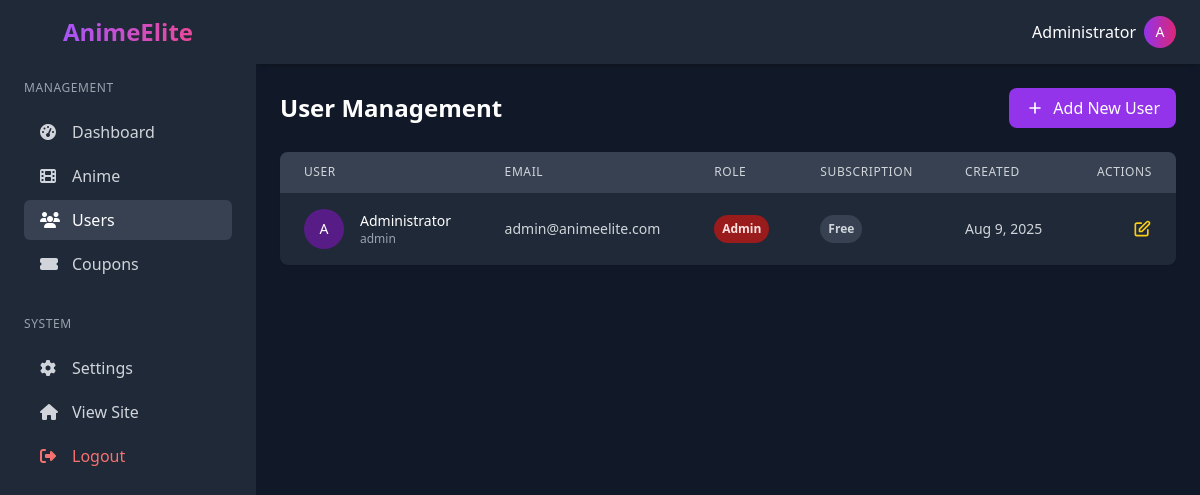
/admin/user_management.php (signed in), run on the app's committed database.
### tables this page shows
CREATE TABLE IF NOT EXISTS users (
    id INT AUTO_INCREMENT PRIMARY KEY,
    username VARCHAR(50) NOT NULL UNIQUE,
    email VARCHAR(100) NOT NULL UNIQUE,
    password VARCHAR(255) NOT NULL,
    display_name VARCHAR(100),
    avatar VARCHAR(255),
    role ENUM('user', 'admin') DEFAULT 'user',
    created_at TIMESTAMP DEFAULT CURRENT_TIMESTAMP,
    updated_at TIMESTAMP DEFAULT CURRENT_TIMESTAMP ON UPDATE CURRENT_TIMESTAMP
);

### admin/user_management.php (the view, shortened to what this page needs)
<?php
require_once 'includes/header.php';
$users = [];
$action = isset($_GET['action']) ? $_GET['action'] : 'list';
$current_page = isset($_GET['page']) ? max(1, intval($_GET['page'])) : 1;
$items_per_page = 10;
$form_user = [
    'id' => '',
    'username' => '',
    'email' => '',
    'display_name' => '',
    'avatar' => '',
    'role' => 'user'
];
try {
    $stmt = $pdo->query("SELECT COUNT(*) FROM users");
    $total_items = $stmt->fetchColumn();
    $total_pages = ceil($total_items / $items_per_page);
    $current_page = min($current_page, max(1, $total_pages));
    $offset = ($current_page - 1) * $items_per_page;
    $stmt = $pdo->prepare("SELECT u.*,
                          (SELECT COUNT(*) FROM subscriptions s WHERE s.user_id = u.id AND s.status = 'active' AND s.end_date > NOW()) as has_subscription
                          FROM users u
                          ORDER BY u.created_at DESC
                          LIMIT ? OFFSET ?");
    $stmt->bindParam(1, $items_per_page, PDO::PARAM_INT);
    $stmt->bindParam(2, $offset, PDO::PARAM_INT);
    $stmt->execute();
    $users = $stmt->fetchAll(PDO::FETCH_ASSOC);
} catch (PDOException $e) {
    $error = "Database error: " . $e->getMessage();
}
?>
<div class="flex justify-between items-center mb-6">
    <h1 class="text-2xl font-semibold">User Management</h1>
    <?php if ($action === 'list'): ?>
    <a href="user_management.php?action=add" class="bg-purple-600 hover:bg-purple-700 text-white font-medium py-2 px-4 rounded-lg transition-colors flex items-center">
        <svg class="w-5 h-5 mr-2" fill="none" stroke="currentColor" viewBox="0 0 24 24" xmlns="http://www.w3.org/2000/svg">
            <path stroke-linecap="round" stroke-linejoin="round" stroke-width="2" d="M12 6v6m0 0v6m0-6h6m-6 0H6"></path>
        </svg>
        Add New User
    </a>
    <?php endif; ?>
</div>
<?php if ($action === 'add'): ?>
<div class="bg-gray-800 rounded-lg shadow-sm p-6">
    <h2 class="text-xl font-medium mb-6">Add New User</h2>
    <form action="user_management.php" method="post">
        <input type="hidden" name="action" value="add_user">
        <div class="grid grid-cols-1 md:grid-cols-2 gap-6">
            <div class="col-span-1">
                <label for="username" class="block text-sm font-medium text-gray-300 mb-2">Username *</label>
                <input type="text" id="username" name="username" value="<?= htmlspecialchars($form_user['username']) ?>" required
                    class="w-full bg-gray-700 border border-gray-600 rounded-md py-2 px-4 text-white focus:outline-none focus:border-purple-500">
                <p class="text-xs text-gray-400 mt-1">Username cannot be changed after creation</p>
            </div>
            <div class="col-span-1">
                <label for="email" class="block text-sm font-medium text-gray-300 mb-2">Email *</label>
                <input type="email" id="email" name="email" value="<?= htmlspecialchars($form_user['email']) ?>" required
                    class="w-full bg-gray-700 border border-gray-600 rounded-md py-2 px-4 text-white focus:outline-none focus:border-purple-500">
            </div>
            <div class="col-span-1">
                <label for="display_name" class="block text-sm font-medium text-gray-300 mb-2">Display Name</label>
                <input type="text" id="display_name" name="display_name" value="<?= htmlspecialchars($form_user['display_name']) ?>"
                    class="w-full bg-gray-700 border border-gray-600 rounded-md py-2 px-4 text-white focus:outline-none focus:border-purple-500">
                <p class="text-xs text-gray-400 mt-1">Leave blank to use username</p>
            </div>
            <div class="col-span-1">
                <label for="avatar" class="block text-sm font-medium text-gray-300 mb-2">Avatar URL</label>
                <input type="url" id="avatar" name="avatar" value="<?= htmlspecialchars($form_user['avatar']) ?>"
                    placeholder="https://example.com/avatar.jpg"
                    class="w-full bg-gray-700 border border-gray-600 rounded-md py-2 px-4 text-white focus:outline-none focus:border-purple-500">
            </div>
            <div class="col-span-1">
                <label for="role" class="block text-sm font-medium text-gray-300 mb-2">Role</label>
                <select id="role" name="role"
                    class="w-full bg-gray-700 border border-gray-600 rounded-md py-2 px-4 text-white focus:outline-none focus:border-purple-500">
                    <option value="user" <?= $form_user['role'] === 'user' ? 'selected' : '' ?>>User</option>
                    <option value="admin" <?= $form_user['role'] === 'admin' ? 'selected' : '' ?>>Admin</option>
                </select>
            </div>
            <div class="col-span-1">
                <label for="password" class="block text-sm font-medium text-gray-300 mb-2">Password *</label>
                <input type="password" id="password" name="password" required
                    class="w-full bg-gray-700 border border-gray-600 rounded-md py-2 px-4 text-white focus:outline-none focus:border-purple-500">
            </div>
            <div class="col-span-1">
                <label for="confirm_password" class="block text-sm font-medium text-gray-300 mb-2">Confirm Password *</label>
                <input type="password" id="confirm_password" name="confirm_password" required
                    class="w-full bg-gray-700 border border-gray-600 rounded-md py-2 px-4 text-white focus:outline-none focus:border-purple-500">
            </div>
        </div>
        <div class="mt-6 flex justify-end space-x-3">
            <a href="user_management.php" class="px-4 py-2 bg-gray-700 text-white rounded-md hover:bg-gray-600 transition-colors">
                Cancel
            </a>
            <button type="submit" class="px-4 py-2 bg-purple-600 text-white rounded-md hover:bg-purple-700 transition-colors">
                Add User
            </button>
        </div>
    </form>
</div>
<?php elseif ($action === 'list'): ?>
<div class="bg-gray-800 rounded-lg overflow-hidden shadow-sm">
    <div class="overflow-x-auto">
        <table class="min-w-full divide-y divide-gray-700">
            <thead class="bg-gray-700">
                <tr>
                    <th scope="col" class="px-6 py-3 text-left text-xs font-medium text-gray-300 uppercase tracking-wider">User</th>
                    <th scope="col" class="px-6 py-3 text-left text-xs font-medium text-gray-300 uppercase tracking-wider">Email</th>
                    <th scope="col" class="px-6 py-3 text-left text-xs font-medium text-gray-300 uppercase tracking-wider">Role</th>
                    <th scope="col" class="px-6 py-3 text-left text-xs font-medium text-gray-300 uppercase tracking-wider">Subscription</th>
                    <th scope="col" class="px-6 py-3 text-left text-xs font-medium text-gray-300 uppercase tracking-wider">Created</th>
                    <th scope="col" class="px-6 py-3 text-right text-xs font-medium text-gray-300 uppercase tracking-wider">Actions</th>
                </tr>
            </thead>
            <tbody class="divide-y divide-gray-700">
                <?php if (empty($users)): ?>
                <tr>
                    <td colspan="6" class="px-6 py-4 text-center text-gray-400">No users found.</td>
                </tr>
                <?php else: ?>
                    <?php foreach ($users as $user): ?>
                    <tr class="hover:bg-gray-700">
                        <td class="px-6 py-4 whitespace-nowrap text-sm">
                            <div class="flex items-center">
                                <div class="h-10 w-10 flex-shrink-0 overflow-hidden rounded-full bg-gray-700 mr-4">
                                    <?php if ($user['avatar']): ?>
                                    <img src="<?= htmlspecialchars($user['avatar']) ?>" alt="<?= htmlspecialchars($user['username']) ?>" class="h-full w-full object-cover">
                                    <?php else: ?>
                                    <div class="h-full w-full flex items-center justify-center bg-purple-900">
                                        <span class="text-white font-medium">
                                            <?= strtoupper(substr($user['display_name'] ?: $user['username'], 0, 1)) ?>
                                        </span>
                                    </div>
                                    <?php endif; ?>
                                </div>
                                <div>
                                    <div class="font-medium text-white"><?= htmlspecialchars($user['display_name'] ?: $user['username']) ?></div>
                                    <div class="text-xs text-gray-400"><?= htmlspecialchars($user['username']) ?></div>
                                </div>
                            </div>
                        </td>
                        <td class="px-6 py-4 whitespace-nowrap text-sm text-gray-300"><?= htmlspecialchars($user['email']) ?></td>
                        <td class="px-6 py-4 whitespace-nowrap text-sm">
                            <span class="px-2 py-1 inline-flex text-xs leading-5 font-semibold rounded-full
                                <?= $user['role'] === 'admin' ? 'bg-red-800 text-red-100' : 'bg-blue-800 text-blue-100' ?>">
                                <?= ucfirst(htmlspecialchars($user['role'])) ?>
                            </span>
                        </td>
                        <td class="px-6 py-4 whitespace-nowrap text-sm">
                            <?php if ($user['has_subscription']): ?>
                            <span class="px-2 py-1 inline-flex text-xs leading-5 font-semibold rounded-full bg-green-800 text-green-100">Premium</span>
                            <?php else: ?>
                            <span class="px-2 py-1 inline-flex text-xs leading-5 font-semibold rounded-full bg-gray-700 text-gray-300">Free</span>
                            <?php endif; ?>
                        </td>
                        <td class="px-6 py-4 whitespace-nowrap text-sm text-gray-300"><?= date('M j, Y', strtotime($user['created_at'])) ?></td>
                        <td class="px-6 py-4 whitespace-nowrap text-sm text-right">
                            <div class="flex justify-end space-x-2">
                                <a href="user_management.php?action=edit&id=<?= $user['id'] ?>" class="text-yellow-400 hover:text-yellow-300 transition-colors">
                                    <svg class="w-5 h-5" fill="none" stroke="currentColor" viewBox="0 0 24 24" xmlns="http://www.w3.org/2000/svg">
                                        <path stroke-linecap="round" stroke-linejoin="round" stroke-width="2" d="M11 5H6a2 2 0 00-2 2v11a2 2 0 002 2h11a2 2 0 002-2v-5m-1.414-9.414a2 2 0 112.828 2.828L11.828 15H9v-2.828l8.586-8.586z"></path>
                                    </svg>
                                </a>
                            </div>
                        </td>
                    </tr>
                    <?php endforeach; ?>
                <?php endif; ?>
            </tbody>
        </table>
    </div>
</div>
<?php endif; ?>
<?php require_once 'includes/footer.php'; ?>

### admin/includes/header.php (shortened to what this page needs)
<?php
require_once '../config.php';
$admin_data = null;
try {
    $pdo = new PDO("mysql:host=$host;dbname=$dbname", $username, $password);
    $pdo->setAttribute(PDO::ATTR_ERRMODE, PDO::ERRMODE_EXCEPTION);
    $stmt = $pdo->prepare("SELECT id, username, email, display_name, avatar FROM users WHERE id = ? AND role = 'admin'");
    $stmt->execute([$_SESSION['user_id']]);
    $admin_data = $stmt->fetch(PDO::FETCH_ASSOC);
} catch (PDOException $e) {
    $error = "Database error: " . $e->getMessage();
}
$current_page = basename($_SERVER['PHP_SELF']);
?>
<!DOCTYPE html>
<html lang="en">
<head>
    <script src="https://cdn.tailwindcss.com"></script>
    <link rel="stylesheet" href="https://cdnjs.cloudflare.com/ajax/libs/font-awesome/6.4.0/css/all.min.css">
</head>
<body class="bg-gray-900 text-white min-h-screen flex">
    <div class="bg-gray-800 w-64 px-6 py-4 fixed h-full overflow-auto hidden md:block">
        <div class="flex items-center justify-center mb-8">
            <a href="index.php" class="text-2xl font-bold bg-gradient-to-r from-purple-500 to-pink-500 bg-clip-text text-transparent">AnimeElite</a>
        </div>
        <h2 class="text-xs uppercase text-gray-400 font-medium mb-4 tracking-wider">Management</h2>
        <nav class="mb-8">
            <a href="index.php" class="flex items-center py-2 px-4 text-gray-300 hover:text-white rounded-md mb-1 <?= $current_page === 'index.php' ? 'bg-gray-700 text-white' : '' ?>">
                <i class="fas fa-tachometer-alt w-5 mr-3"></i>
                <span>Dashboard</span>
            </a>
            <a href="anime_management.php" class="flex items-center py-2 px-4 text-gray-300 hover:text-white rounded-md mb-1 <?= $current_page === 'anime_management.php' ? 'bg-gray-700 text-white' : '' ?>">
                <i class="fas fa-film w-5 mr-3"></i>
                <span>Anime</span>
            </a>
            <a href="user_management.php" class="flex items-center py-2 px-4 text-gray-300 hover:text-white rounded-md mb-1 <?= $current_page === 'user_management.php' ? 'bg-gray-700 text-white' : '' ?>">
                <i class="fas fa-users w-5 mr-3"></i>
                <span>Users</span>
            </a>
            <a href="coupon_management.php" class="flex items-center py-2 px-4 text-gray-300 hover:text-white rounded-md mb-1 <?= $current_page === 'coupon_management.php' ? 'bg-gray-700 text-white' : '' ?>">
                <i class="fas fa-ticket-alt w-5 mr-3"></i>
                <span>Coupons</span>
            </a>
        </nav>
        <h2 class="text-xs uppercase text-gray-400 font-medium mb-4 tracking-wider">System</h2>
        <nav>
            <a href="settings.php" class="flex items-center py-2 px-4 text-gray-300 hover:text-white rounded-md mb-1 <?= $current_page === 'settings.php' ? 'bg-gray-700 text-white' : '' ?>">
                <i class="fas fa-cog w-5 mr-3"></i>
                <span>Settings</span>
            </a>
            <a href="../index.php" class="flex items-center py-2 px-4 text-gray-300 hover:text-white rounded-md mb-1">
                <i class="fas fa-home w-5 mr-3"></i>
                <span>View Site</span>
            </a>
            <a href="../logout.php" class="flex items-center py-2 px-4 text-red-400 hover:text-red-300 rounded-md">
                <i class="fas fa-sign-out-alt w-5 mr-3"></i>
                <span>Logout</span>
            </a>
        </nav>
    </div>
    <div class="flex-1 md:ml-64 flex flex-col">
        <header class="bg-gray-800 shadow-md py-4 px-6 flex justify-between items-center">
            <div class="flex items-center ml-auto">
                <span class="mr-2"><?= htmlspecialchars($admin_data['display_name'] ?? $admin_data['username'] ?? 'Admin') ?></span>
                <?php if (isset($admin_data['avatar']) && $admin_data['avatar']): ?>
                    <img src="<?= htmlspecialchars($admin_data['avatar']) ?>" alt="Avatar" class="w-8 h-8 rounded-full">
                <?php else: ?>
                    <div class="w-8 h-8 rounded-full bg-gradient-to-r from-purple-600 to-pink-600 flex items-center justify-center">
                        <span class="text-white text-sm font-medium">
                            <?= isset($admin_data['display_name']) ? substr($admin_data['display_name'], 0, 1) :
                                (isset($admin_data['username']) ? substr($admin_data['username'], 0, 1) : 'A') ?>
                        </span>
                    </div>
                <?php endif; ?>
            </div>
        </header>
        <div class="p-6 flex-grow">

### admin/includes/header.php (style rules this page uses)
body { background-color: #0f172a; color: #fff; }

### data on the page
users: display_name "Administrator", display_name "A", username "admin", email "admin@animeelite.com", role "Admin", created_at "Aug 9, 2025"
